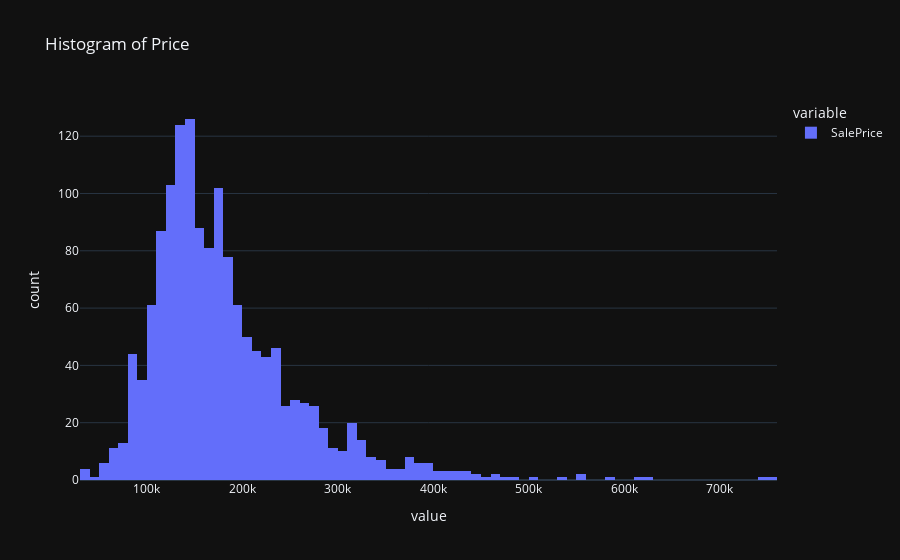

Notebook code cell kept with this figure:
### Code cell
# plot histogram
fig = px.histogram(House_Data_2, x=["SalePrice"], template = 'plotly_dark', title = 'Histogram of Price')
fig.show()

### Figure 1 — Plotly figure (JSON) as saved in the notebook; plotly's stock layout.template omitted (floating-point values rounded to 4 significant figures; data arrays with more than 128 entries replaced by an {"elided": "..."} marker saying what was removed)
{"data": [{"alignmentgroup": "True", "bingroup": "x", "hovertemplate": "variable=SalePrice<br>value=%{x}<br>count=%{y}<extra></extra>", "legendgroup": "SalePrice", "marker": {"color": "#636efa", "pattern": {"shape": ""}}, "name": "SalePrice", "offsetgroup": "SalePrice", "orientation": "v", "showlegend": true, "type": "histogram", "x": {"elided": "1460 int values"}, "xaxis": "x", "yaxis": "y"}], "layout": {"barmode": "relative", "legend": {"title": {"text": "variable"}, "tracegroupgap": 0}, "title": {"text": "Histogram of Price"}, "xaxis": {"anchor": "y", "domain": [0, 1], "title": {"text": "value"}}, "yaxis": {"anchor": "x", "domain": [0, 1], "title": {"text": "count"}}}}
